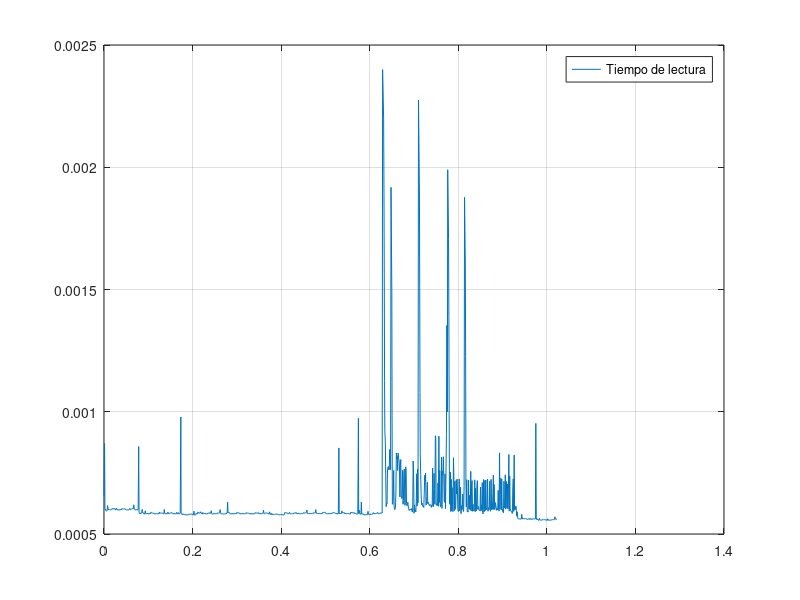

Recreate this plot in MATLAB. (Note: this script raises an error after producing the figure.)
clear all
close all

data1 = load('con_0001.txt');
data2 = load('con_0002.txt');
data3 = load('con_0005.txt');
data4 = load('con_001.txt');
data5 = load('con_002.txt');
data6 = load('con_005.txt');
data7 = load('con_01.txt');

dt=[0.001 0.002 0.005 0.01 0.02 0.05 0.1];

figure
plot(data1(:,1), dt(1)-data1(:,3))
hold on
grid on
h = legend('Tiempo de lectura');
h.Location = 'southeast'
ylabel('Tiempo de lectura (s)')
xlabel('Tiempo (s)')
title('Tiempo de lectura para Dt=0.001')
figure
plot(data2(:,1), dt(2)-data2(:,3))
hold on
grid on
h = legend('Tiempo de lectura');
h.Location = 'southeast'
ylabel('Tiempo de lectura (s)')
xlabel('Tiempo (s)')
title('Tiempo de lectura para Dt=0.002')
figure
plot(data3(:,1), dt(3)-data3(:,3))
hold on
grid on
h = legend('Tiempo de lectura');
h.Location = 'southeast'
ylabel('Tiempo de lectura (s)')
xlabel('Tiempo (s)')
title('Tiempo de lectura para Dt=0.005')


figure
plot(data4(:,1), dt(4)-data4(:,3))
hold on
grid on

h = legend('Tiempo de lectura');
h.Location = 'southeast'
ylabel('Tiempo de lectura (s)')
xlabel('Tiempo (s)')
title('Tiempo de lectura para Dt=0.01')

figure
plot(data5(:,1), dt(5)-data5(:,3))
hold on
grid on

h = legend('Tiempo de lectura');
h.Location = 'southeast'
ylabel('Tiempo de lectura (s)')
xlabel('Tiempo (s)')
title('Tiempo de lectura para Dt=0.02')
figure
plot(data6(:,1), dt(6)-data6(:,3))
hold on
grid on

h = legend('Tiempo de lectura');
h.Location = 'southeast'
ylabel('Tiempo de lectura (s)')
xlabel('Tiempo (s)')
title('Tiempo de lectura para Dt=0.05')
figure
plot(data7(:,1), dt(7)-data7(:,3))

h = legend('Tiempo de lectura');
h.Location = 'southeast'
ylabel('Tiempo de lectura (s)')
xlabel('Tiempo (s)')
title('Tiempo de lectura para Dt=0.1')
grid on
